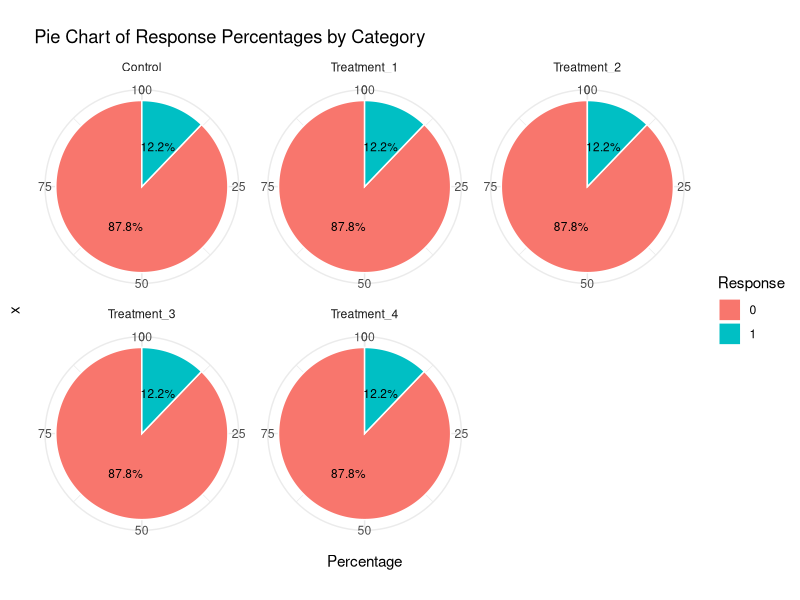

The R source for this figure:
library(tidyverse)
# Load the data
data <- read.csv("LinkedInData.csv")

str(data)

data1 <- data[,c(2:7)]

df <- pivot_longer(data1, cols = c(Control, Treatment_1, Treatment_2, Treatment_3, Treatment_4), names_to = "Variable", values_to = "Value")

df <- df[,c(1,2)]


percentages <- df %>%
  group_by(Variable, Response) %>%
  summarize(Count = n()) %>%
  mutate(Percentage = prop.table(Count) * 100)

# Create a pie chart with percentages and labels
ggplot(percentages, aes(x = "", y = Percentage, fill = as.factor(Response))) +
  geom_bar(width = 1, color = "white", stat = "identity") +
  coord_polar(theta = "y") +
  facet_wrap(~Variable) +  # Separate pie chart for each category
  theme_minimal() +
  ggtitle("Pie Chart of Response Percentages by Category") +
  labs(fill = "Response", y = "Percentage") +
  geom_text(
    aes(label = paste0(round(Percentage, 1), "%")),
    position = position_stack(vjust = 0.5),
    size = 3
  )

## Female Dummies
female_dummy <- ifelse(data$Sex=="F",1,0)

## Company size dummies
large <- ifelse(data$Company_Size=="L",1,0)
medium <- ifelse(data$Company_Size=="M",1,0)


## Number of connections dummies
connections1 <- ifelse(data$Number.of.connections >= 250 & data$Number.of.connections < 500,1,0)
connections2 <- ifelse(data$Number.of.connections >= 500,1,0)


data = data[,c(-1,-8,-9,-11,-13)]


############################################## Initial logistic regression model
model <- glm(Response ~ Treatment_1 + Treatment_2 + Treatment_3 + Treatment_4 + female_dummy + connections1 + connections2 + Years_of_experience + large + medium, data = data, family = binomial)

# Print the model summary
summary(model)


############################################# Covariate imbalance check

model0 <- glm(Control ~ female_dummy +  connections1 + connections2 + Years_of_experience + large + medium, data = data, family = binomial)

# Print the model summary
summary(model0) 
## Large imbalance

model1 <- glm(Treatment_1 ~ female_dummy +  connections1 + connections2 + Years_of_experience + large + medium, data = data, family = binomial)

# Print the model summary
summary(model1)

model2 <- glm(Treatment_2 ~ female_dummy +  connections1 + connections2 + Years_of_experience + large + medium, data = data, family = binomial)

# Print the model summary
summary(model2)
## Medium dummy imbalance

model3 <- glm(Treatment_3 ~ female_dummy  +  connections1 + connections2 + Years_of_experience + large + medium, data = data, family = binomial)

# Print the model summary
summary(model3)
### imbalance on medium and large dummies

model4 <- glm(Treatment_4 ~ female_dummy +  connections1 + connections2 + Years_of_experience + large + medium, data = data, family = binomial)

# Print the model summary
summary(model4)

######################################## Running without medium and large company dummy
model0 <- glm(Control ~ female_dummy +  connections1 + connections2 + Years_of_experience , data = data, family = binomial)

# Print the model summary
summary(model0)

model1 <- glm(Treatment_1 ~ female_dummy +  connections1 + connections2 + Years_of_experience , data = data, family = binomial)

# Print the model summary
summary(model1)

model2 <- glm(Treatment_2 ~ female_dummy +  connections1 + connections2 + Years_of_experience , data = data, family = binomial)

# Print the model summary
summary(model2)

model3 <- glm(Treatment_3 ~ female_dummy  +  connections1 + connections2 + Years_of_experience , data = data, family = binomial)

# Print the model summary
summary(model3)

model4 <- glm(Treatment_4 ~ female_dummy +  connections1 + connections2 + Years_of_experience , data = data, family = binomial)

# Print the model summary
summary(model4)

## Covariate balance achieved

############################################################# Final Model

model <- glm(Response ~ Treatment_1 + Treatment_2 + Treatment_3 + Treatment_4 + female_dummy + connections1 + connections2 + Years_of_experience, data = data, family = binomial)

summary(model)
